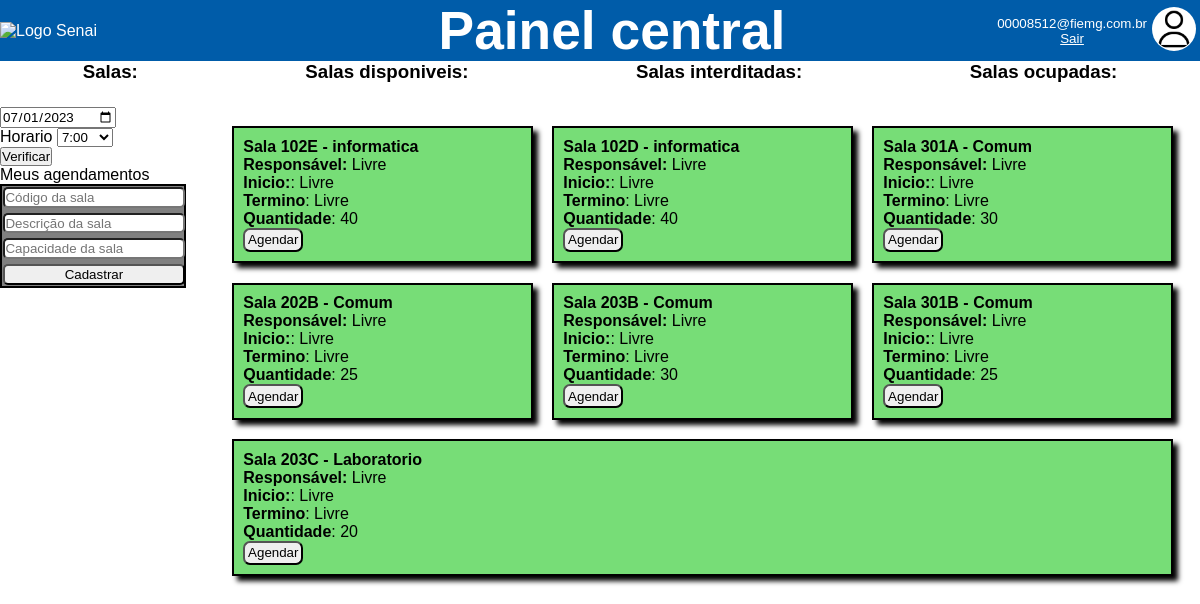
The app's page /html/home.php (signed in), older data.
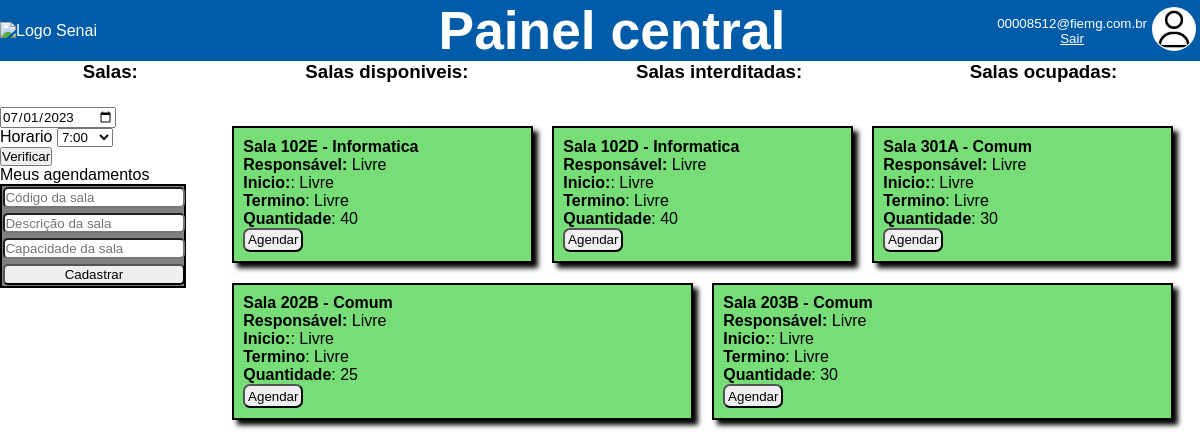
The same page, newer data.
### tables this page shows
CREATE TABLE IF NOT EXISTS `salas` (
  `id` int(11) NOT NULL AUTO_INCREMENT,
  `codigo` varchar(10) NOT NULL,
  `descricao` text NOT NULL,
  `capacidade` int(11) NOT NULL,
  PRIMARY KEY (`id`),
  UNIQUE KEY `codigo` (`codigo`)
);

### html/home.php (the view, shortened to what this page needs)
<?php
include "../php/conectar_banco_de_dados.php"
?>
<!DOCTYPE html>
<html lang="pt-br">
    <head>
        <link rel="stylesheet" href="../css/home.css">
    </head>
    <body>
        <header>
            <img src="../img/senai.png" alt="Logo Senai" class="senai_logo">
            <h1 class="titulo">Painel central</h1>
            <div class="perfil">
                <div><img src="../img/imagem_funcionario.png" alt="imagem_funcionario" class="img_perfil"></div>
                <div class="div_sair">
                    <?php
                       echo "<p class='registro'>".$_SESSION['email_funcionario']."</p>";
                    ?>
                    <a href="../php/logout_login.php">Sair</a>
                </div>
            </div>
        </header>
                <div class="salas_status">
                    <h3 class=" salas_totais">Salas: </h3>
                    <h3 class=" sala_salas_disponiveis">Salas disponiveis: </h3>
                    <h3 class=" sala_interditadas">Salas interditadas: </h3>
                    <h3 class=" sala_ocupadas">Salas ocupadas: </h3>
                </div>
        <main>
            <div>
                <ul class="ul_data">
                    <form action="../php/verificar_sala_disponivel.php" method="post">
                        <li><input type="date" id="data" name="data"></li>
                        <label for="horario">Horario</label>
                            <select name="horario">
                                <option value="7:00">7:00</option>
                            </select>
                            <li><input type="submit" value="Verificar"></li>
                    </form>
                </ul>
            <a class="encaminhar_usuario" href="../html/usuario_interface.html">Meus agendamentos</a>
                <?php
                    $verificar = $_SESSION['email_funcionario'];
                    $nivel = mysqli_query($ConexaoSQL, "SELECT nivel FROM funcionarios WHERE email = '$verificar'");
                    $nivel = mysqli_fetch_assoc($nivel);
                    $nivel = $nivel['nivel'];
                    if($nivel == 1) {
                            echo'<div class="tela_criar_sala">'.
                                '<form action="../php/registrar_sala.php" method="post" class="registrar_sala">'.
                                '<input type="text" name="codigo_sala" id="texto_codigo_sala" placeholder="Código da sala" min="3">'.
                                '<input type="text" name="descricao_sala" id="texto_descricao_sala" placeholder="Descrição da sala">'.
                                '<input type="number" name="quantidade_sala" id="numero_quantidade_sala" placeholder="Capacidade da sala" min=1>'.
                                '<input type="submit" value="Cadastrar" id="cadastrar_sala_btn">'.
                                '</form>';
                    }
                    if($nivel == 1) {
                        echo '</div>';
                    }
                    ?>
                </div>
            <div class="salas">
                <?php
                    $quantidade_salas = mysqli_query($ConexaoSQL, "SELECT * from salas");
                    $quantidade_salas = mysqli_num_rows($quantidade_salas);
                    for ($i=1; $i <= $quantidade_salas; $i++) {
                        $codigo = mysqli_query($ConexaoSQL, "SELECT codigo FROM salas WHERE id = '$i'");
                        $codigo = mysqli_fetch_array($codigo);
                        $codigo = $codigo['codigo'];
                        $descricao = mysqli_query($ConexaoSQL, "SELECT descricao FROM salas WHERE id = '$i'");
                        $descricao = mysqli_fetch_array($descricao);
                        $descricao = $descricao['descricao'];
                        $capacidade = mysqli_query($ConexaoSQL, "SELECT capacidade FROM salas WHERE id = '$i'");
                        $capacidade = mysqli_fetch_array($capacidade);
                        $capacidade = $capacidade['capacidade'];
                        if(isset($_SESSION['horario'])) {
                            $horario = $_SESSION['horario'];
                        } else {
                            $horario = 1;
                        }
                        if(isset($_SESSION['data'])) {
                            $data = $_SESSION['data'];
                        } else {
                            $data = date('y-m-d');
                        }
                        $salas_disponiveis = mysqli_query($ConexaoSQL, "SELECT * FROM agendamentos WHERE id_horario = '$horario' and inicio = '$data' and id_sala = '$i'");
                        $horario_incio = mysqli_query($ConexaoSQL, "SELECT horario.inicio FROM agendamentos inner join horario on agendamentos.id_horario = horario.id WHERE id_horario = '$horario' and agendamentos.inicio = '$data' and id_sala = '$i'");
                        $horario_incio_assoc = mysqli_fetch_array($horario_incio);
                        @$horario_inico_result = $horario_incio_assoc['inicio'];
                        $horario_termino = mysqli_query($ConexaoSQL, "SELECT horario.fim FROM agendamentos inner join horario on agendamentos.id_horario = horario.id WHERE id_horario = '$horario' and agendamentos.inicio = '$data' and id_sala = '$i'");
                        $horario_termino_assoc = mysqli_fetch_array($horario_termino);
                        @$horario_termino_result = $horario_termino_assoc['fim'];
                        $professor = mysqli_query($ConexaoSQL, "SELECT * FROM agendamentos inner join funcionarios on agendamentos.id_funcionarios = funcionarios.id WHERE id_horario = '$horario' and agendamentos.inicio = '$data' and id_sala = '$i'");
                        $professor_assoc = mysqli_fetch_array($professor);
                        @$professor_result = $professor_assoc['nome'];
                        if($salas_disponiveis = mysqli_num_rows($salas_disponiveis) > 0) {
                            echo "<div class='salas salas_fechado'>".
                                    "<form /action='../php/agendar_sala_tratamento.php' class='agendamentos' method='post'>".
                                    "<h4 class='tag'>Sala ".$codigo." - ".$descricao."</h4>".
                                    "<p class='tag'><strong>Responsável:</strong> ".$professor_result."</p>".
                                    "<p class='tag'><strong>Inicio:</strong> ".$horario_inico_result."</p>".
                                    "<p class='tag'><strong>Termino</strong> ".$horario_termino_result."</p>".
                                    "<p class='tag'><strong>Quantidade</strong>: ".$capacidade."</p>".
                                    "<input type='hidden' name='codigo_sala' value='$codigo'>".
                                    "<input type='hidden' name='descricao_sala' value='$descricao'>".
                                    "<input type='submit' value='Agendar' class='botao'>".
                                    "</form>".
                                "</div>";
                        } else {
                            echo "<div class='salas salas_disponivel'>".
                                    "<form action='../php/agendar_sala_tratamento.php' class='agendamentos' method='post'>".
                                        "<h4 class='tag'>Sala ".$codigo." - ".$descricao."</h4>".
                                        "<p class='tag'><strong>Responsável:</strong> Livre </p>".
                                        "<p class='tag'><strong>Inicio:</strong>: Livre</p>".
                                        "<p class='tag'><strong>Termino</strong>: Livre</p>".
                                        "<p class='tag'><strong>Quantidade</strong>: ".$capacidade."</p>".
                                        "<input type='hidden' name='codigo_sala' value='$codigo'>".
                                        "<input type='hidden' name='descricao_sala' value='$descricao'>".
                                        "<input type='submit' value='Agendar' class='botao'>".
                                        "</form>".
                                    "</div>";
                        }
                    }
                ?>
            </div>
        </main>
    </body>
</html>

### css/home.css (style rules this page uses)
* { margin: 0; padding: 0; font-family: Arial, Helvetica, sans-serif; }
ul { list-style: none; }
header { display: flex; align-items: center; justify-content: space-between; background-color: #005ca9; min-width: 100svw; max-width: fit-content; color: white; }
.titulo { font-size: 40pt; }
.perfil { display: flex; flex-direction: row-reverse; gap: 5px; align-items: center; font-size: 10pt; margin-right: .5svw; }
a { color: white; }
.div_sair { text-align: center; }
.img_perfil { width: 3.5svw; padding: 3%; height: auto; border-radius: 100%; background-color: rgb(255, 255, 255); }
.senai_logo { width: 14svw; height: auto; }
main { display: flex; margin: 2% 0 0 0; }
.ul_data { display: flex; gap: 6px; flex-direction: column; align-items: center; justify-content: center; width: fit-content; }
.encaminhar_usuario { color: black; text-decoration: none; }
.registrar_sala { display: flex; flex-direction: column; flex-wrap: wrap; gap: 5px; border: solid black 2px; padding: 0.3%; background-color: grey; }
.registrar_sala > input { border-radius: 5px; padding: 0.5%; }
.tela_criar_sala { display: flex; flex-wrap: wrap; }
.salas_status { display: flex; flex-direction: row; justify-content: space-around; flex-wrap: wrap !important; gap: 2px; max-width: fit-content; min-width: 100svw; }
.salas { display: flex; flex-wrap: wrap; justify-content: start; width: 80svw; margin: auto; }
.salas > div { display: flex; flex-direction: column; flex-grow: 1; flex-shrink: 1; flex-basis: 250px; gap: 5px; margin-left: 2%; margin-top: 2%; border: 2px solid black; padding: 1%; width: 10svw; box-shadow: 5px 5px 5px black; }
.salas_disponivel { background-color: #77dd77; }
.botao { margin: auto; min-width: fit-content; width: 5svw; height: 3svh; border-radius: 7px; }
.tela_criar_sala { align-self: center; }
@media only screen and (max-width: 1380px) { .senai_logo { width: 18.9svw; } }
@media only screen and (max-width: 1380px) { .img_perfil { width: 3.5svw; } }

Row changes from the older to the newer data that the page shows:
removed salas: codigo "301B", descricao "Comum", capacidade "25"
removed salas: codigo "203C", descricao "Laboratorio", capacidade "20"
changed salas (number 1 of 5 on the later page): descricao "informatica" → "Informatica"
changed salas (number 2 of 5 on the later page): descricao "informatica" → "Informatica"
Text that changed along with them:
list line gone: "Sala - Responsável: Livre Inicio: : Livre Termino : Livre Quantidade : Agendar"
